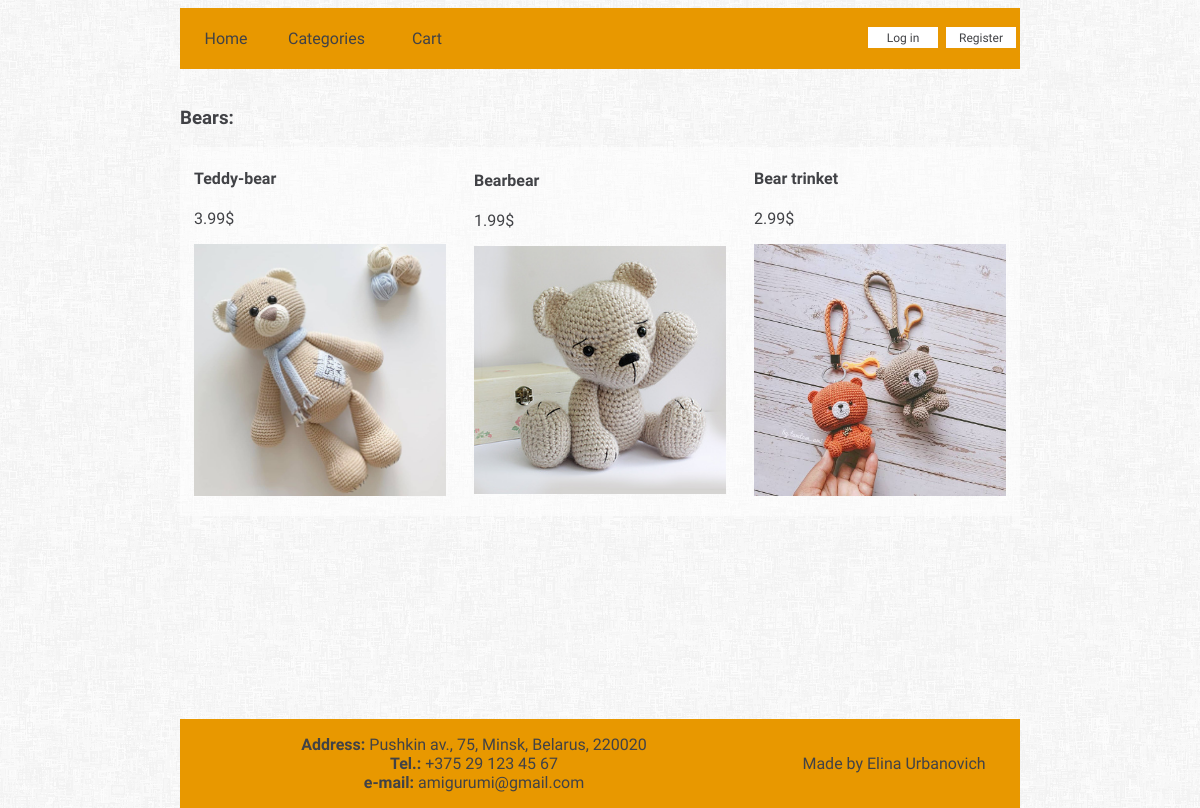
The app's page /category/2/ with its own data.
### ShopApp/models.py (models this page shows, shortened)
class Category(models.Model):
    name = models.CharField(max_length=255, blank=False)
    class Meta:
        verbose_name_plural = 'Categories'

class Item(models.Model):
    category = models.ForeignKey(Category, on_delete=models.CASCADE)
    name = models.CharField(max_length=255, blank=False)
    description = models.TextField(blank=False)
    image = models.ImageField(upload_to='images/')
    price = models.DecimalField(max_digits=4, decimal_places=2)
    in_stock = models.BooleanField(default=True)
    added = models.DateTimeField(auto_now_add=True)

### ShopApp/views.py (the view)
# urls.py: path('category/<int:category_id>/', ShopAppViews.category, name='category'),
def category(request, category_id):
    category = Category.objects.get(id = category_id)
    items = Item.objects.filter(category=category)
    return render(request, "category.html", {'category':category, 'items':items})

### ShopApp/views.py (called while the page is built)
def categories(request):
    return {'categories': Category.objects.all()}

### ShopApp/templates/category.html (shortened to what this page needs)
{% extends 'base.html' %}
{% block content %}
    <h3>{{ category.name }}:</h3>
    <div class="patterns">
    {% for item in items %}
        <div>
            <a href="{% url 'item' item.id %}">
            <h4>{{ item.name }}</h4>
            <p>{{ item.price }}$<p>
            <img width=100% src={{ item.image.url }}>
            </a>
        </div>
    {% endfor %}
    </div>
{% endblock content %}

### ShopApp/static/ShopApp/styles/styles.css (style rules this page uses)
html { height: 100%; }
body { display: flex; flex-direction: column; height: 100%; }
body { font-family: 'Josefin Sans', sans-serif; color: #414246; margin-left: 15%; margin-right: 15%; background-image: url("/static/ShopApp/images/background34.png"); }
.patterns { display: flex; flex-wrap: wrap; width: 100%; justify-content: space-around; align-items: center; background-color: rgba(255, 255, 255, 0.5); }
.patterns div { width: 30%; }
.patterns a:link, .patterns a:visited { text-decoration: none; color: #414246; }

### records on screen
Category: name "Bears"
Item: name "Teddy-bear", price "3.99", image (picture)
Item: name "Bearbear", price "1.99", image (picture)
Item: name "Bear trinket", price "2.99", image (picture)
